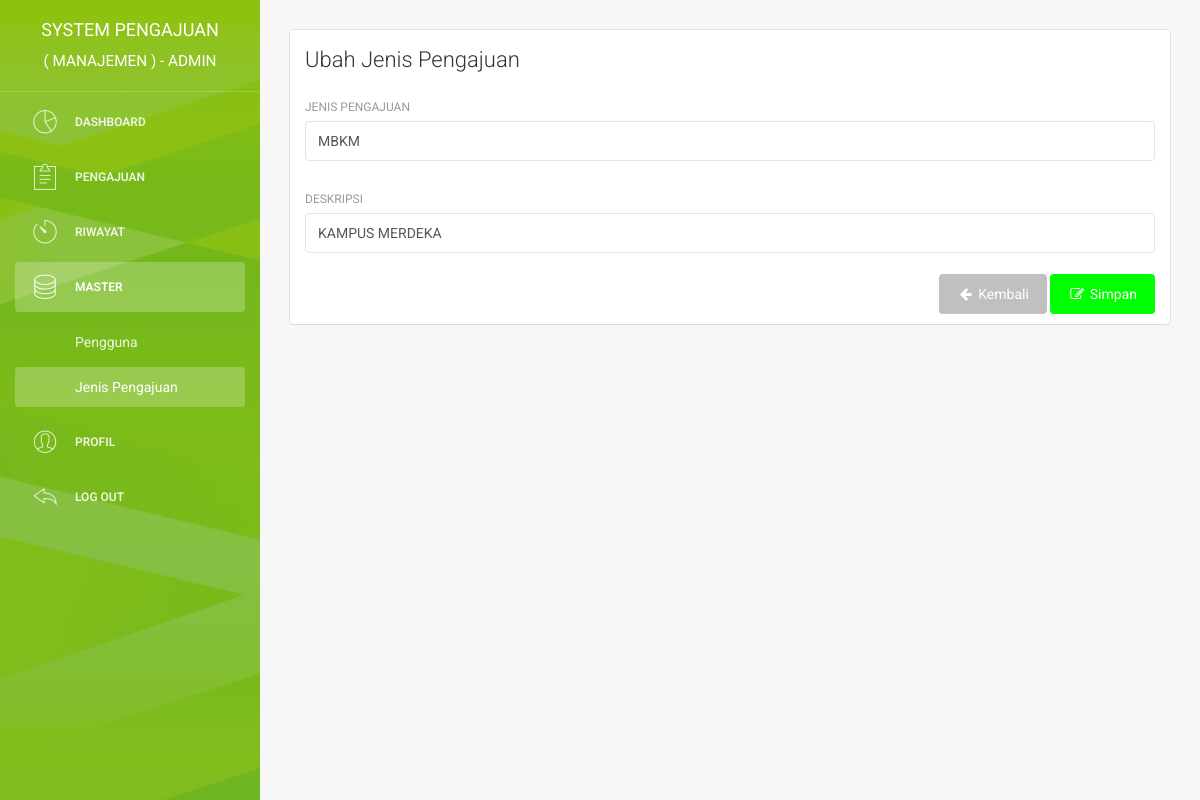
The app's page /admin/edit_jenispengajuan?id=2 (signed in) with its own data.
### tables this page shows
CREATE TABLE `user` (
  `id_user` int(11) NOT NULL,
  `username` varchar(225) NOT NULL,
  `email` varchar(225) NOT NULL,
  `password` varchar(225) NOT NULL,
  `nama_depan` varchar(225) NOT NULL,
  `nama_belakang` varchar(225) NOT NULL,
  `jk` enum('laki-laki','perempuan') NOT NULL,
  `no_hp` varchar(50) NOT NULL,
  `alamat` text NOT NULL,
  `role` enum('manajemen','kaprodi','dosen','mahasiswa') NOT NULL,
  `pembuatan_akun` date NOT NULL,
  `update_akun` date NOT NULL,
  `nim` varchar(20) DEFAULT NULL,
  `kelas` varchar(10) DEFAULT NULL,
  `dosen` varchar(100) DEFAULT NULL,
  `cv` varchar(255) DEFAULT NULL,
  `khs` varchar(255) DEFAULT NULL,
  `portofolio` varchar(255) DEFAULT NULL
);

CREATE TABLE `jenis_pengajuan` (
  `id_jenis_pengajuan` int(11) NOT NULL,
  `jenis_pengajuan` varchar(25) NOT NULL,
  `deskripsi` text NOT NULL,
  `periode` varchar(50) DEFAULT NULL,
  `tgl_mulai` date DEFAULT NULL,
  `tgl_selesai` date DEFAULT NULL
);

### admin/edit_jenispengajuan.php (the view, shortened to what this page needs)
<?php
    include '../system/koneksi.php';
    if (isset($_GET['id'])) {
        $id = ($_GET["id"]);
        $query = "SELECT * FROM jenis_pengajuan WHERE id_jenis_pengajuan ='$id'";
        $result = mysqli_query($con, $query);
        $data = mysqli_fetch_assoc($result);
        $jenis_pengajuan = $data["jenis_pengajuan"];
        $deskripsi = $data["deskripsi"];
    }
?>
<!doctype html>
<html lang="en">
<head>
    <link href="../assets/css/bootstrap.min.css" rel="stylesheet" />
    <link href="../assets/css/animate.min.css" rel="stylesheet"/>
    <link href="../assets/css/light-bootstrap-dashboard.css" rel="stylesheet"/>
    <link href="../assets/css/demo.css" rel="stylesheet" />
    <link href="http://maxcdn.bootstrapcdn.com/font-awesome/4.2.0/css/font-awesome.min.css" rel="stylesheet">
    <link href="../assets/css/pe-icon-7-stroke.css" rel="stylesheet" />
    <link rel="stylesheet" href="../assets/dist/sweetalert.css">
</head>
<body>
    <div class="wrapper">
        <div class="sidebar" data-color="green" data-image="../assets/img/sidebar.jpg">
            <div class="sidebar-wrapper">
                <div class="logo">
                    <a href="index" class="simple-text">
    <?php
    $query_login = "SELECT * FROM user WHERE email ='$_SESSION[email]'";
        $result_login = mysqli_query($con, $query_login);
        $data_login = mysqli_fetch_assoc($result_login);
        $username = $data_login["username"];
    ?>
                        System Pengajuan<br><small>( MANAJEMEN ) - <?php echo $username ?></small>
                    </a>
                </div>
                <ul class="nav">
                    <li>
                        <a href="index">
                            <i class="pe pe-7s-graph"></i>
                            <p>Dashboard</p>
                        </a>
                    </li>
                    <li>
                        <a href="pengajuan">
                            <i class="pe pe-7s-note2"></i>
                            <p>Pengajuan</p>
                        </a>
                    </li>
                    <li>
                        <a href="riwayat">
                            <i class="pe pe-7s-timer"></i>
                            <p>Riwayat</p>
                        </a>
                    </li>
                    <li class="active">
                        <a data-toggle="collapse" href="#componentsExamples" aria-expanded="true">
                            <i class="pe-7s-server"></i>
                            <p>Master</p>
                        </a>
                        <div class="collapse in" id="componentsExamples">
                            <ul class="nav">
                                <li><a href="user">Pengguna</a></li>
                                <li class="active"><a href="jenis_pengajuan">Jenis Pengajuan</a></li>
                            </ul>
                        </div>
                    </li>
                    <li>
                        <a href="profil">
                            <i class="pe pe-7s-user"></i>
                            <p>Profil</p>
                        </a>
                    </li>
                    <li>
                        <a href="#" onclick = "logout()">
                            <i class="pe pe-7s-back"></i>
                            <p>Log out</p>
                        </a>
                    </li>
                </ul>
            </div>
        </div>
        <div class="main-panel">
            <div class="content">
                <div class="container-fluid">
                    <div class="row">
                        <div class="col-md-12">
                            <div class="card">
                                <div class="header">
                                    <h4 class="title">Ubah Jenis Pengajuan</h4>
                                </div>
                                <div class="content">
                                    <form id="form_edit_jenispengajuan" method="post" action="system/proses_edit_jenispengajuan">
                                        <div class="row">
                                            <div class="col-md-12">
                                                <div class="form-group">
                                                    <label>Jenis Pengajuan</label>
                                                    <input type="text" name="jenis_pengajuan" id="jenis_pengajuan" class="form-control" placeholder="Jenis Pengajuan" value="<?php echo $jenis_pengajuan ?>" >
                                                </div>
                                            </div>
                                        </div>
                                        <div class="row">
                                            <div class="col-md-12">
                                                <div class="form-group">
                                                    <label>Deskripsi</label>
                                                    <input type="text" name="deskripsi" id="deskripsi" class="form-control" placeholder="Deskripsi" value="<?php echo $deskripsi ?>" >
                                                </div>
                                            </div>
                                        </div>
                                        <div align="right">
                                            <a href="jenis_pengajuan">
                                                <button type="button" rel="tooltip" class="btn btn-info btn-fill">
                                                            <i class="fa fa-arrow-left"></i> Kembali
                                                </button>
                                            </a>
                                            <button type="submit" name="input" rel="tooltip" title="Konfirmasi" class="btn btn-primary btn-fill">
                                                <i class="fa fa-edit"></i> Simpan
                                            </button>
                                        </div>
                                    </form>
                                </div>
                            </div>
                        </div>
                    </div>
                </div>
            </div>
        </div>
    </div>
</body>
</html>

### records on screen
user: username "ADMIN"
jenis_pengajuan: jenis_pengajuan "MBKM", deskripsi "KAMPUS MERDEKA"
